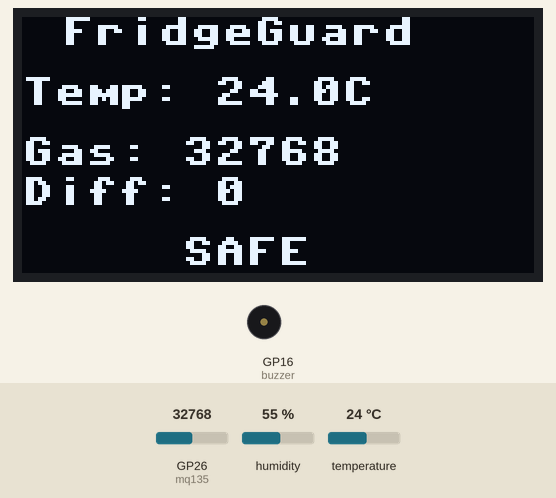
Simulated run of this program. Board: Raspberry Pi Pico running MicroPython. Parts: 128×64 one-colour display, buzzer (waves = sounding, pin HIGH). The test bench sets the inputs (shaded band); at power-on: GP26 (mq135) = 32768, temperature 24 °C, humidity 55 % (analog values on the 0–65535 scale). The clock reads 2024-03-15 10:24:30 at power-on unless the program sets it; library files of the repository ran but are not shown: ssd1306.py; what the program prints to the serial console is not drawn.

Above: at 6.2 s.
6.3 s: GP26 (mq135) set to 34000
At 8.5 s:
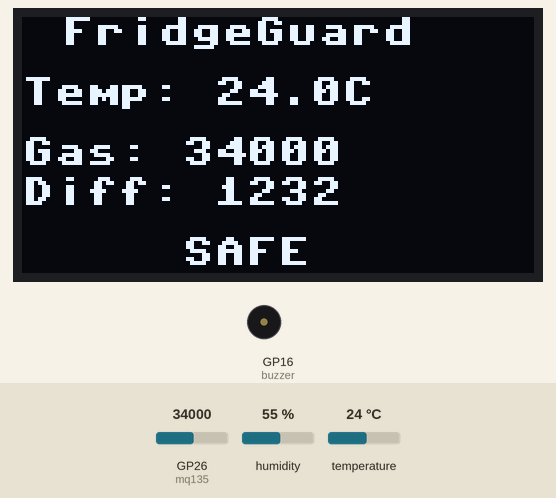
8.8 s: GP26 (mq135) set to 35952
At 9.8 s:
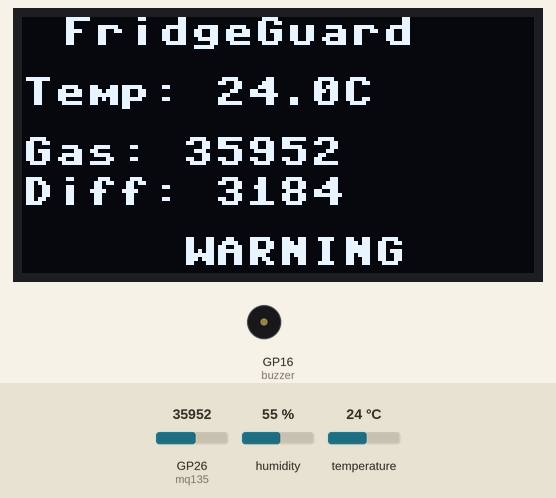
10.9 s: GP26 (mq135) set to 37200
At 12.1 s:
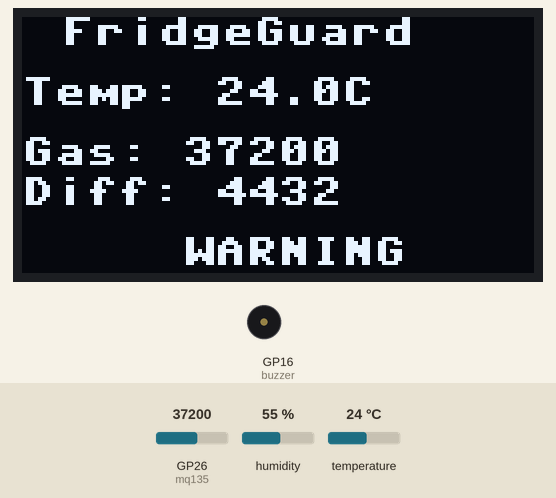
13.1 s: GP26 (mq135) set to 38672
At 14.6 s:
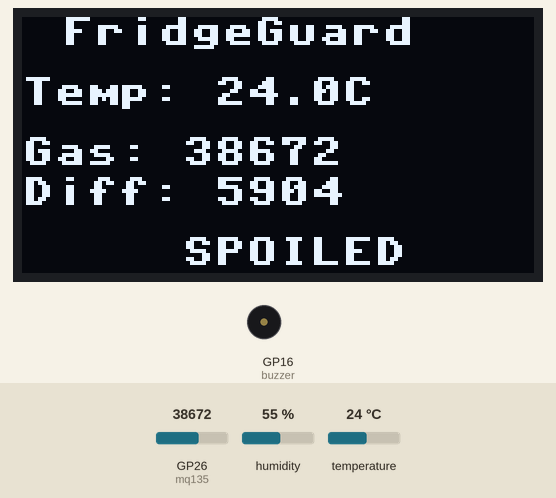
15.5 s: temperature set to 12 °C
At 16.9 s:
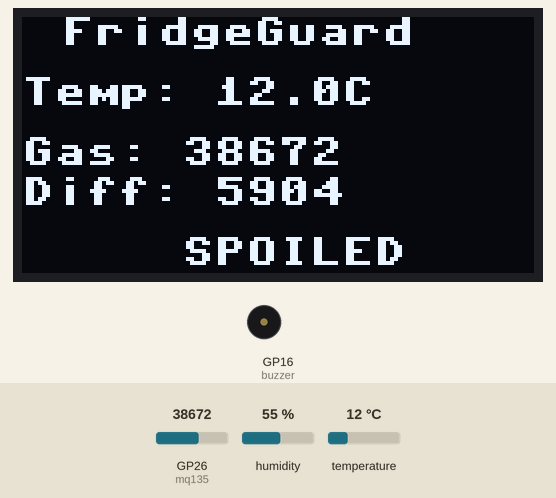
17.7 s: temperature set to 19 °C
Timing chart, 0 to 20.7 s (numbered marks = the images above; inputs shaded):
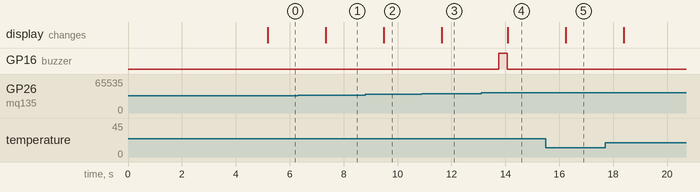

The program:

main.py
```python
from machine import Pin, I2C, ADC
import dht
import time
import ssd1306

# ---------------- SETUP ----------------
i2c = I2C(0, scl=Pin(1), sda=Pin(0))
oled = ssd1306.SSD1306_I2C(128, 64, i2c)

dht_sensor = dht.DHT22(Pin(15))
mq135 = ADC(26)
buzzer = Pin(16, Pin.OUT)

# ---------------- CALIBRATION ----------------
oled.fill(0)
oled.text("Calibrating...", 0, 20)
oled.show()

time.sleep(3)

baseline = 0
for i in range(10):
    baseline += mq135.read_u16()
    time.sleep(0.2)

baseline = baseline // 10  # average

print("Baseline:", baseline)

# ---------------- VARIABLES ----------------
last_status = ""
last_beep_time = 0
cooldown = 10

# ---------------- MAIN LOOP ----------------
while True:
    try:
        # ---- READ SENSORS ----
        dht_sensor.measure()
        temp = dht_sensor.temperature()
        hum = dht_sensor.humidity()

        gas = mq135.read_u16()
        time.sleep(0.1)
        gas = (gas + mq135.read_u16()) // 2

        # ---- DIFFERENCE FROM BASELINE ----
        diff = gas - baseline

        # ---- LOGIC (RELATIVE VALUES) ----
        if diff > 5000:
            status = "SPOILED"
        elif diff > 2000:
            status = "WARNING"
        else:
            status = "SAFE"

        # ---- BUZZER CONTROL ----
        current_time = time.time()

        if status == "SPOILED":
            if (last_status != "SPOILED") or (current_time - last_beep_time > cooldown):
                buzzer.value(1)
                time.sleep(0.3)
                buzzer.value(0)
                last_beep_time = current_time
        else:
            buzzer.value(0)

        last_status = status

        # ---- DEBUG ----
        print("Gas:", gas, "Baseline:", baseline, "Diff:", diff)
        print("Status:", status)

        # ---- DISPLAY ----
        oled.fill(0)
        oled.text("FridgeGuard", 10, 0)
        oled.text("Temp: {}C".format(temp), 0, 15)
        oled.text("Gas: {}".format(gas), 0, 30)
        oled.text("Diff: {}".format(diff), 0, 40)
        oled.text(status, 40, 55)
        oled.show()

        time.sleep(2)

    except Exception as e:
        print("Error:", e)
        buzzer.value(0)
        time.sleep(2)
```

Measured:
- the behaviour switches between 34768 and 34784 on GP26 (mq135) (found by bisection; images 1 and 2)
- the behaviour switches between 37760 and 37776 on GP26 (mq135) (found by bisection; images 3 and 4)
- after the input at 6.3 s, the display: changes after 1.0 s (image 1)
- after the input at 8.8 s, the display: changes after 0.69 s (image 2)
- after the input at 10.9 s, the display: changes after 0.74 s (image 3)
- after the input at 13.1 s, GP16 (buzzer): LOW → HIGH after 0.66 s, → LOW 0.30 s later; the display: changes after 0.99 s (image 4)
- after the input at 15.5 s, the display: changes after 0.74 s (image 5)
